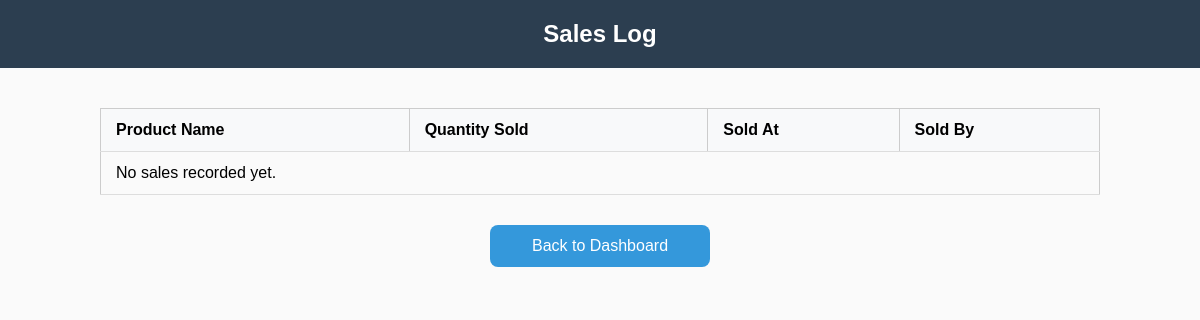
Page /view_sales.php (signed in) on the earlier database version.
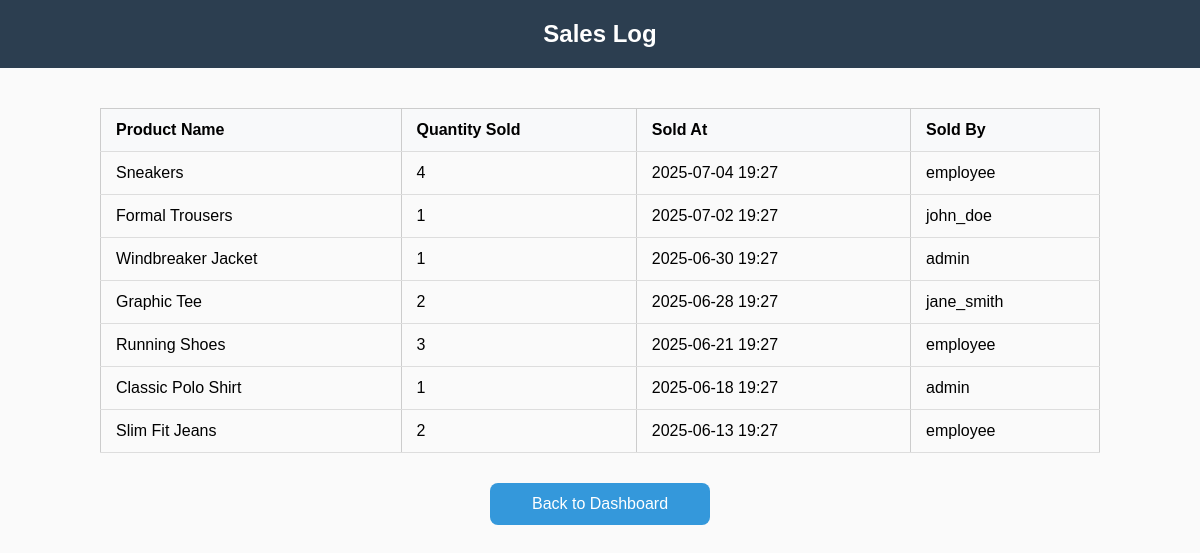
Same page on the later database version.
### tables this page shows
CREATE TABLE IF NOT EXISTS sales_log (
  idsales_log INT NOT NULL AUTO_INCREMENT,
  quantity INT,
  sold_at DATETIME,
  user_iduser INT NOT NULL,
  product_idproduct INT NOT NULL,
  PRIMARY KEY (idsales_log),
  FOREIGN KEY (user_iduser) REFERENCES user(iduser),
  FOREIGN KEY (product_idproduct) REFERENCES product(idproduct)
);

CREATE TABLE IF NOT EXISTS product (
  idproduct INT NOT NULL AUTO_INCREMENT,
  name VARCHAR(45),
  brand VARCHAR(45),
  category VARCHAR(45),
  size VARCHAR(45),
  color VARCHAR(45),
  price VARCHAR(45),
  quantity INT,
  low_stock_threshold INT,
  created_at DATETIME,
  updated_at DATETIME,
  status ENUM('pending', 'approved', 'rejected') DEFAULT 'pending',
  added_by INT,
  PRIMARY KEY (idproduct),
  FOREIGN KEY (added_by) REFERENCES user(iduser) 
);

CREATE TABLE IF NOT EXISTS user (
  iduser INT NOT NULL AUTO_INCREMENT,
  username VARCHAR(45) NOT NULL,
  password VARCHAR(255) NOT NULL,
  role ENUM('admin', 'employee') NOT NULL,
  status ENUM('active', 'inactive') DEFAULT 'active',
  join_date DATETIME DEFAULT CURRENT_TIMESTAMP,
  PRIMARY KEY (iduser)
);

### view_sales.php (the view, shortened to what this page needs)
<?php
require_once 'db_connect.php';
$sales = $conn->query("
    SELECT
        s.quantity,
        s.sold_at,
        u.username,
        p.name AS product_name
    FROM sales_log s
    JOIN user u ON s.user_iduser = u.iduser
    JOIN product p ON s.product_idproduct = p.idproduct
    ORDER BY s.sold_at DESC
");
?>
<!DOCTYPE html>
<html>
<head>
    <link rel="stylesheet" href="styles.css">
</head>
<body>
    <h2>Sales Log</h2>
    <div class="analytics-container">
        <table class="sales-table">
            <thead>
                <tr>
                    <th>Product Name</th>
                    <th>Quantity Sold</th>
                    <th>Sold At</th>
                    <th>Sold By</th>
                </tr>
            </thead>
            <tbody>
                <?php if ($sales->num_rows > 0): ?>
                    <?php while ($row = $sales->fetch_assoc()): ?>
                        <tr>
                            <td><?= htmlspecialchars($row['product_name']) ?></td>
                            <td><?= $row['quantity'] ?></td>
                            <td><?= date('Y-m-d H:i', strtotime($row['sold_at'])) ?></td>
                            <td><?= htmlspecialchars($row['username']) ?></td>
                        </tr>
                    <?php endwhile; ?>
                <?php else: ?>
                    <tr><td colspan="4">No sales recorded yet.</td></tr>
                <?php endif; ?>
            </tbody>
        </table>
        <div style="text-align: center; margin-top: 30px;">
            <button onclick="window.location.href='../dashboard.php'" class="logout-button">Back to Dashboard</button>
        </div>
    </div>
</body>
</html>

Differences in the rows shown:
added sales_log: product_idproduct.name "Sneakers", quantity "4", sold_at "2025-07-04 19:27", user_iduser.username "employee"
added sales_log: product_idproduct.name "Formal Trousers", quantity "1", sold_at "2025-07-02 19:27", user_iduser.username "john_doe"
added sales_log: product_idproduct.name "Windbreaker Jacket", quantity "1", sold_at "2025-06-30 19:27", user_iduser.username "admin"
added sales_log: product_idproduct.name "Graphic Tee", quantity "2", sold_at "2025-06-28 19:27", user_iduser.username "jane_smith"
added sales_log: product_idproduct.name "Running Shoes", quantity "3", sold_at "2025-06-21 19:27", user_iduser.username "employee"
added sales_log: product_idproduct.name "Classic Polo Shirt", quantity "1", sold_at "2025-06-18 19:27", user_iduser.username "admin"
added sales_log: product_idproduct.name "Slim Fit Jeans", quantity "2", sold_at "2025-06-13 19:27", user_iduser.username "employee"
Other differences:
text no longer shown: "No sales recorded yet."
